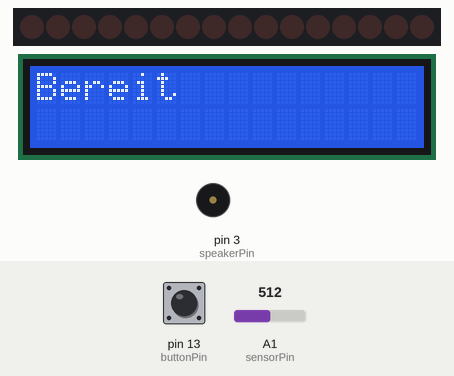
This sketch was run on a simulated Arduino Uno, built with avr-gcc and run on an emulated ATmega328P. Parts: 16 shift-register outputs drawn as a row of LEDs (first output left, lit = HIGH), 16×2 character LCD, buzzer (waves = sounding). Wiring (inferred from the names in the program): 2 × shift register (74HC595): data pin 11; shift clock pin 12; latch pin 2. Wiring (inferred from the signals the program sends): row of LEDs: on Q0, Q1, Q2, Q3, Q4, Q5, Q6, Q7, Q8, Q9, Q10, Q11, Q12, Q13, Q14, Q15. The inputs (shaded band) are chosen by the test bench; at power-on: pin 13 (buttonPin) LOW, A1 (sensorPin) = 512. What the sketch prints to the serial monitor is not drawn.

Above: at 1.2 s.
1.3 s: pin 13 (buttonPin) pulled HIGH for 0.15 s
At 2.8 s:
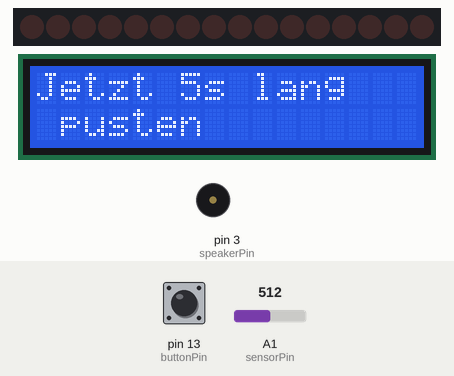
4.4 s: A1 (sensorPin) set to 716
At 7.82 s:
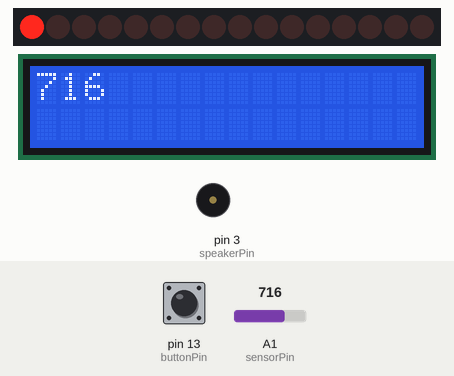
At 11.2 s:
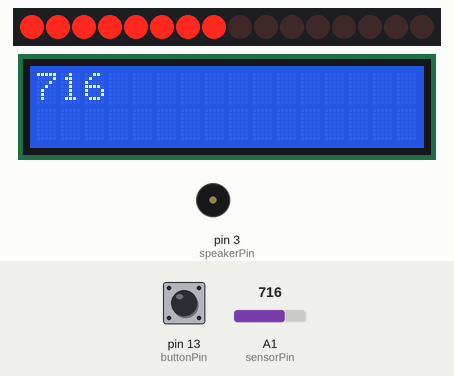
Timing chart, 0 to 12.7 s (numbered marks = the images above; inputs shaded):
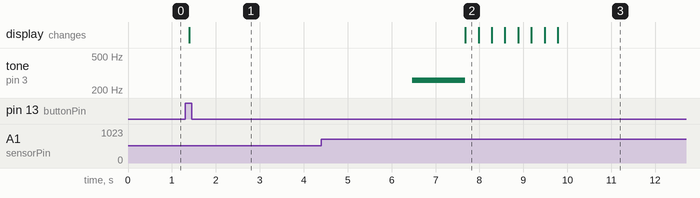

Measured:
- after the input at 1.3 s, the display: changes after 0.09 s (image 1)

The sketch:

AlcoholSensorSketch.ino
```cpp
#include <LiquidCrystal.h>

LiquidCrystal lcd(8, 9, 4, 5, 6, 7);

unsigned long startTime;
int timeInterval = 5000;
boolean newValue = false;

int speakerPin = 3;
int buttonPin = 13;
int sensorPin = A1;

//LED BAR
int latchPin = 2;
int clockPin = 12;
int dataPin = 11;

byte data_reg1[17];
byte data_reg2[5];

byte reg1;
byte reg2;

int sensorValue = 0;

void setup()
{
  lcd.begin(16, 2);
  lcd.setCursor(0,0);
  lcd.print("Bereit");

  Serial.begin(9600);

  pinMode(buttonPin, INPUT);
  pinMode(speakerPin, OUTPUT);
  pinMode(latchPin, OUTPUT);
  pinMode(sensorPin, INPUT);

  // variable  | hexa  | led status | binary
  data_reg1[0] = 0x00; // 00000000  | 00000000
  data_reg1[1] = 0x01; // 10000000  | 00000001
  data_reg1[2] = 0x02; // 01000000  | 00000010
  data_reg1[3] = 0x04; // 00100000  | 00000100
  data_reg1[4] = 0x08; // 00010000  | 00001000
  data_reg1[5] = 0x10; // 00001000  | 00010000
  data_reg1[6] = 0x20; // 00000100  | 00100000
  data_reg1[7] = 0x40; // 00000010  | 01000000
  data_reg1[8] = 0x80; // 00000001  | 10000000
  data_reg1[9] = 0x01; // 10000000  | 00000001
  data_reg1[10]= 0x03; // 11000000  | 00000011
  data_reg1[11]= 0x07; // 11100000  | 00000111
  data_reg1[12]= 0x0F; // 11110000  | 00001111
  data_reg1[13]= 0x1F; // 11111000  | 00011111
  data_reg1[14]= 0x3F; // 11111100  | 00111111
  data_reg1[15]= 0x7F; // 11111110  | 01111111
  data_reg1[16]= 0xFF; // 11111111  | 11111111

  data_reg2[0] = 0x00; // 00        | 00000000
  data_reg2[1] = 0x01; // 10        | 00000001
  data_reg2[2] = 0x02; // 01        | 00000010
  data_reg2[3] = 0x01; // 10        | 00000001
  data_reg2[4] = 0x03; // 11        | 00000011

}

void loop() {
  //First all led's off
  reg1 = data_reg1[0];
  reg2 = data_reg2[0];
  digitalWrite(latchPin, 0);
  shiftOut(dataPin, clockPin, reg2);
  shiftOut(dataPin, clockPin, reg1);
  digitalWrite(latchPin, 1);
  delay(1);

  int tempSensorValue = analogRead(sensorPin);
  Serial.println(tempSensorValue);
  if(tempSensorValue > sensorValue) {
      sensorValue = tempSensorValue;
   }

  if(digitalRead(buttonPin) == HIGH) {
    startTime = millis();
    sensorValue = 0;
    lcd.clear();
    lcd.print("Jetzt 5s lang");
    lcd.setCursor(0,1);
    lcd.print(" pusten");
    newValue = true;
  }
  if(millis() > startTime+timeInterval) {

    if(newValue) {
      beep();

      lcd.setCursor(0,0);
      lcd.clear();
      lcd.print("Warten...");

      Serial.println(sensorValue);
      lcd.setCursor(0,0);
      lcd.clear();
      lcd.print(sensorValue);
      colorMeterWithValue(sensorValue);
      delay(timeInterval);

      lcd.setCursor(0,0);
      lcd.clear();
      lcd.print("Bereit");
      newValue = false;
    }
  }

  delay(100);
}

void shiftOut(int myDataPin, int myClockPin, byte myDataOut) {

  int i=0;
  int pinState;
  pinMode(myClockPin, OUTPUT);
  pinMode(myDataPin, OUTPUT);

  digitalWrite(myDataPin, 0);
  digitalWrite(myClockPin, 0);

  for (i=7; i>=0; i--)  {
    digitalWrite(myClockPin, 0);
    if ( myDataOut & (1<<i) ) {
      pinState= 1;
    }
    else {
      pinState= 0;
    }
    digitalWrite(myDataPin, pinState);
    digitalWrite(myClockPin, 1);
    digitalWrite(myDataPin, 0);
  }
  digitalWrite(myClockPin, 0);
}


void beep() {
  for (int i = 0; i < 3; i++) {
    tone(speakerPin, 261);
    delay(400);
  }
  noTone(speakerPin);
}

void colorMeterWithValue(int value) {
  int pause = 300; //ms

  int leds = value/100;
  if(leds <= 8) {
    reg2 = data_reg2[0]; //turn last two leds off
    for(int start = 9;start<=9+leds;start++) { //turn 1-8 on based on value
    reg1 = data_reg1[start];
    digitalWrite(latchPin, 0);
    shiftOut(dataPin, clockPin, reg2);
    shiftOut(dataPin, clockPin, reg1);
    digitalWrite(latchPin, 1);
    delay(pause);
    }
  }
  else {
    reg1 = data_reg1[16]; //turn first 8 leds on
  for(int start=3; start<=3+leds-9; start++) { //turn on 9 or 10 on based on value
    reg2 = data_reg2[start];
    digitalWrite(latchPin, 0);
    shiftOut(dataPin, clockPin, reg2);
    shiftOut(dataPin, clockPin, reg1);
    digitalWrite(latchPin, 1);
    delay(pause);
  }
 }

}
```
